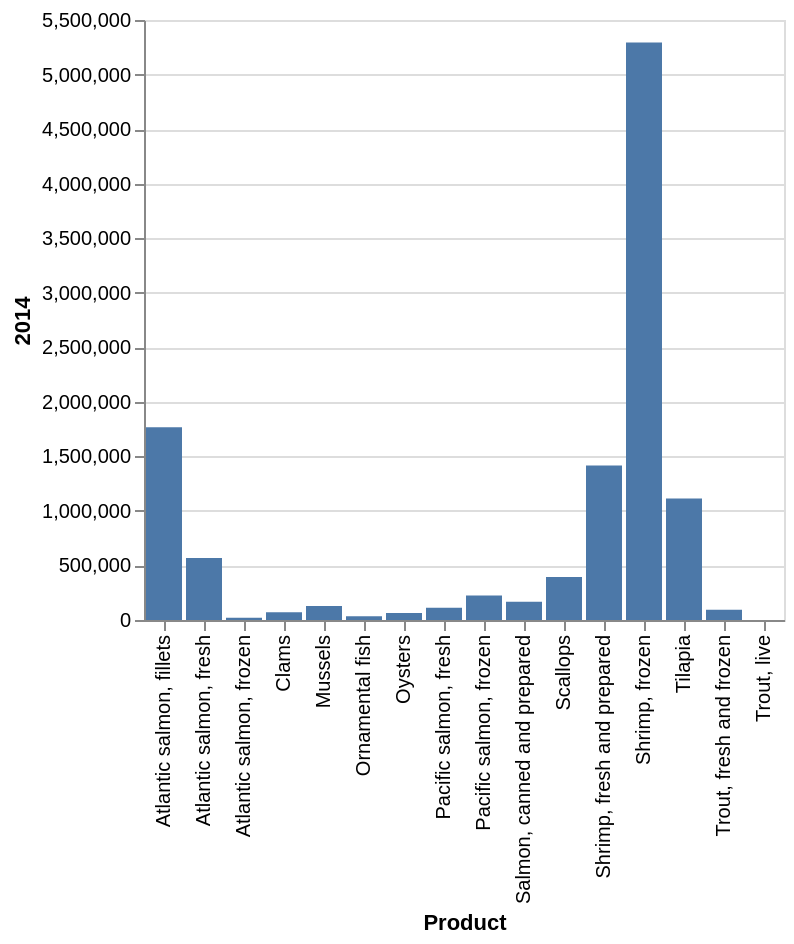

The notebook cell saved with this chart:
### Code cell
# Or we can look at a bar chart for the specific year similarly 
alt.Chart(fish).mark_bar().encode(
    x='Product',
    y='2014')

### Figure 1 — Vega-Lite specification as saved in the notebook (floating-point values rounded to 4 significant figures)
{"config": {"view": {"continuousWidth": 300, "continuousHeight": 300}}, "data": {"name": "data-f541a6179af65bc43b7b60bcdd80dcb9"}, "mark": {"type": "bar"}, "encoding": {"x": {"field": "Product", "type": "nominal"}, "y": {"field": "2014", "type": "quantitative"}}, "$schema": "https://vega.github.io/schema/vega-lite/v5.8.0.json", "datasets": {"data-f541a6179af65bc43b7b60bcdd80dcb9": [{"Product": "Trout, fresh and frozen", "2014": 95010.0, "2015": 104800.0, "2016": 121000.0, "2017": 135200.0, "2018": 164700.0}, {"Product": "Atlantic salmon, fresh", "2014": 568900.0, "2015": 658800.0, "2016": 842600.0, "2017": 948900.0, "2018": 1036000.0}, {"Product": "Pacific salmon, fresh ", "2014": 111500.0, "2015": 69980.0, "2016": 80010.0, "2017": 70730.0, "2018": 90320.0}, {"Product": "Atlantic salmon, frozen", "2014": 21460.0, "2015": 16360.0, "2016": 24230.0, "2017": 22490.0, "2018": 20200.0}, {"Product": "Pacific salmon, frozen ", "2014": 224300.0, "2015": 239000.0, "2016": 246200.0, "2017": 302300.0, "2018": 360700.0}, {"Product": "Atlantic salmon, fillets", "2014": 1767000.0, "2015": 1503000.0, "2016": 1795000.0, "2017": 2160000.0, "2018": 2369000.0}, {"Product": "Salmon, canned and prepared ", "2014": 167800.0, "2015": 175400.0, "2016": 166500.0, "2017": 195400.0, "2018": 198000.0}, {"Product": "Tilapia ", "2014": 1114000.0, "2015": 980700.0, "2016": 754800.0, "2017": 674500.0, "2018": 686900.0}, {"Product": "Shrimp, frozen", "2014": 5293000.0, "2015": 4151000.0, "2016": 4458000.0, "2017": 5064000.0, "2018": 4728000.0}, {"Product": "Shrimp, fresh and prepared ", "2014": 1415000.0, "2015": 1284000.0, "2016": 1246000.0, "2017": 1480000.0, "2018": 1509000.0}, {"Product": "Oysters ", "2014": 64190.0, "2015": 72020.0, "2016": 74460.0, "2017": 77820.0, "2018": 87710.0}, {"Product": "Mussels ", "2014": 128400.0, "2015": 114300.0, "2016": 119900.0, "2017": 121800.0, "2018": 102700.0}, {"Product": "Clams ", "2014": 71340.0, "2015": 71410.0, "2016": 73060.0, "2017": 72420.0, "2018": 79220.0}, {"Product": "Scallops ", "2014": 394400.0, "2015": 350200.0, "2016": 328500.0, "2017": 264500.0, "2018": 243600.0}, {"Product": "Trout, live", "2014": 800.3, "2015": 1054.0, "2016": 1082.0, "2017": 1152.0, "2018": 1635.0}, {"Product": "Ornamental fish", "2014": 33730.0, "2015": 33780.0, "2016": 38790.0, "2017": 40050.0, "2018": 45250.0}]}}
